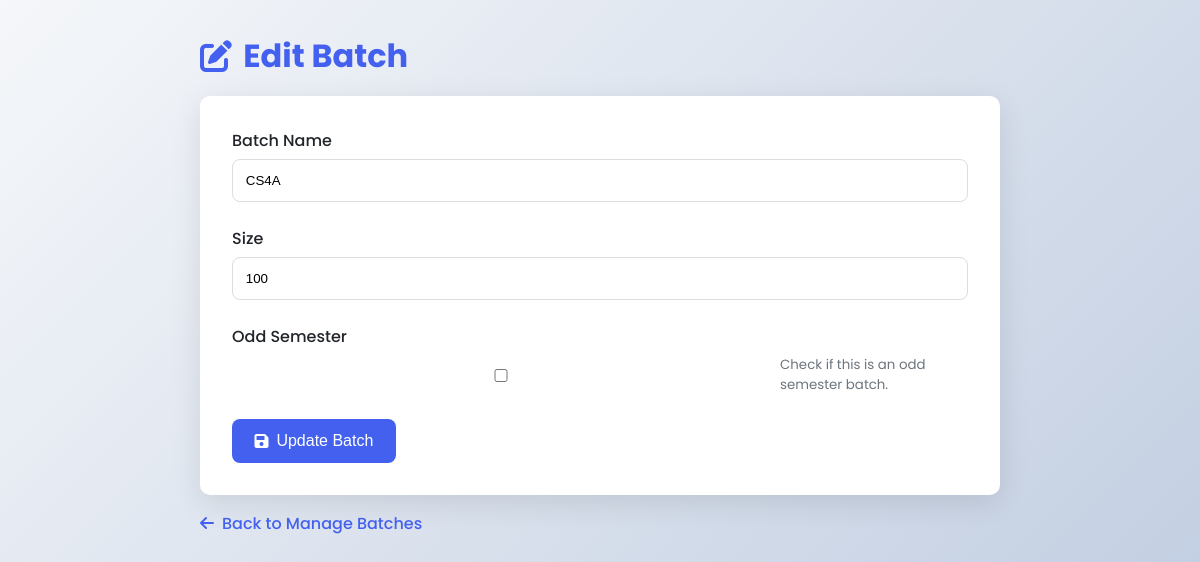
/edit_batch/1/1, run on an earlier commit of the app's database.
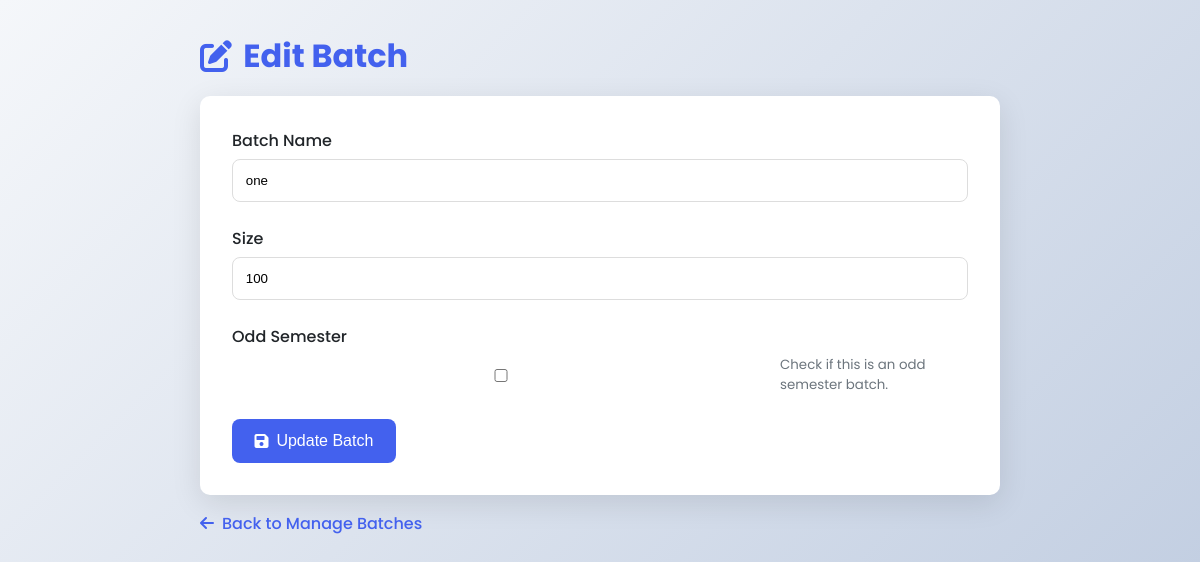
And on a later commit of the database.
### app.py (models this page shows)
class Batch(db.Model):
    id = db.Column(db.Integer, primary_key=True)
    name = db.Column(db.String(50), unique=True, nullable=False)
    capacity = db.Column(db.Integer, nullable=False)
    courses = db.relationship('Course', backref='batch', lazy=True)
    odd_sem = db.Column(db.Boolean, default=False,nullable=False)
    department_id = db.Column(db.Integer, db.ForeignKey('department.id'), nullable=False)
    semester = db.Column(db.Integer, nullable=False)
    department = db.relationship('Department', backref=db.backref('batches', lazy=True))

### app.py (the view, shortened to what this page needs)
@app.route('/edit_batch/<int:id>/<int:department_id>', methods=['GET', 'POST'])
def edit_batch(id,department_id):
    batch = Batch.query.get_or_404(id)
    return render_template('edit_batch.html', batch=batch,department_id=department_id)

### templates/edit_batch.html (shortened to what this page needs)
<!DOCTYPE html>
<html lang="en">
<head>
    <link rel="stylesheet" href="https://cdnjs.cloudflare.com/ajax/libs/font-awesome/6.0.0-beta3/css/all.min.css">
</head>
<body>
<div class="container">
    <h1><i class="fas fa-edit"></i> Edit Batch</h1>
    <div class="card">
        <form action="{{ url_for('edit_batch', id=batch.id,department_id=department_id) }}" method="POST">
            <div class="form-group">
                <label>Batch Name</label>
                <input type="text" name="name" value="{{ batch.name }}" required>
            </div>
            <div class="form-group">
                <label>Size</label>
                <input type="number" name="capacity" value="{{ batch.capacity }}" min="1" required>
            </div>
            <div class="form-group">
                <label>Odd Semester</label>
                <div class="checkbox-group">
                    <input type="checkbox" name="odd_sem" {% if batch.odd_sem %}checked{% endif %}>
                    <small>Check if this is an odd semester batch.</small>
                </div>
            </div>
            <button type="submit" class="btn btn-primary">
                <i class="fas fa-save"></i> Update Batch
            </button>
        </form>
    </div>
    <a href="{{ url_for('manage_department',department_id=department_id) }}" class="back-link">
        <i class="fas fa-arrow-left"></i> Back to Manage Batches
    </a>
</div>
</body>
</html>

What changed in the data, as far as the page shows it:
changed Batch: name "CS4A" → "one"
